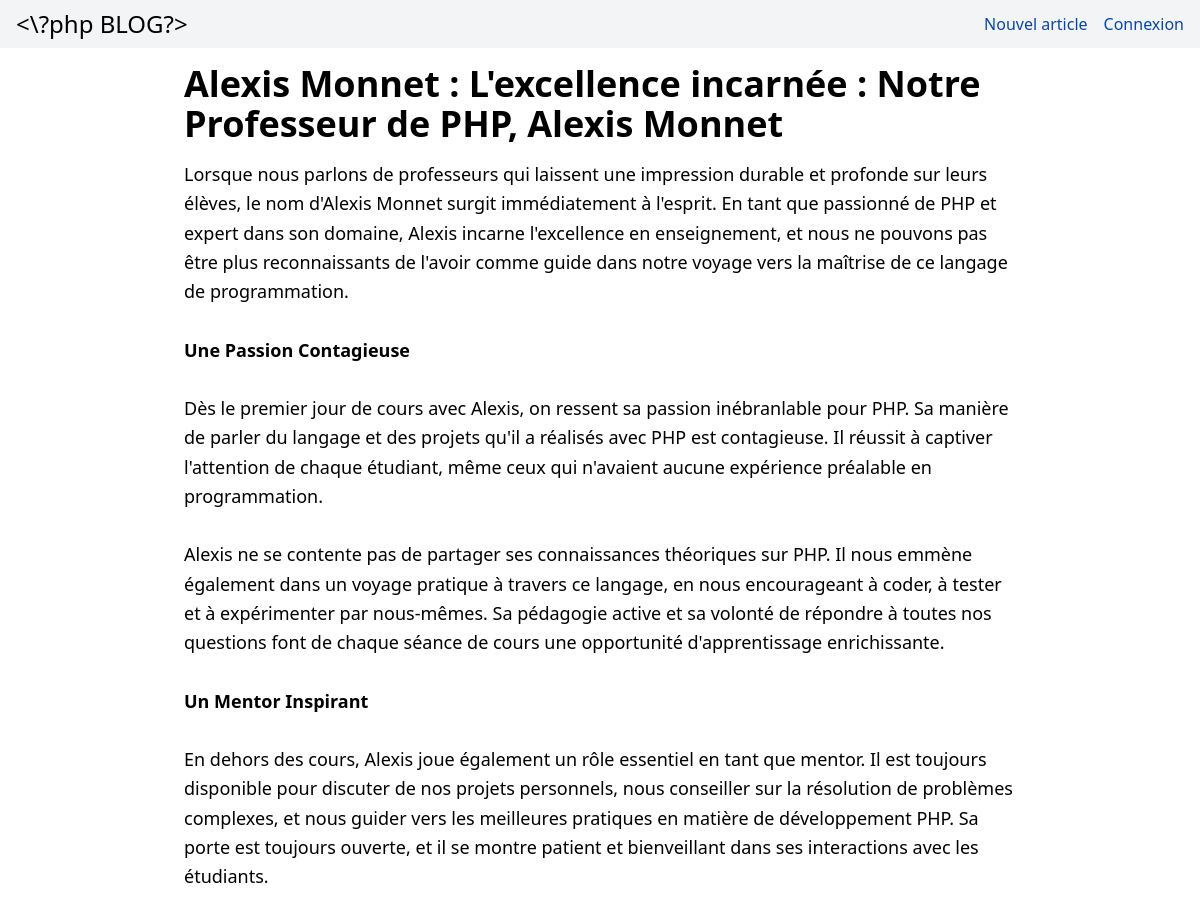
Page /pages/article.php?id=55 (upper part) on the earlier database version.
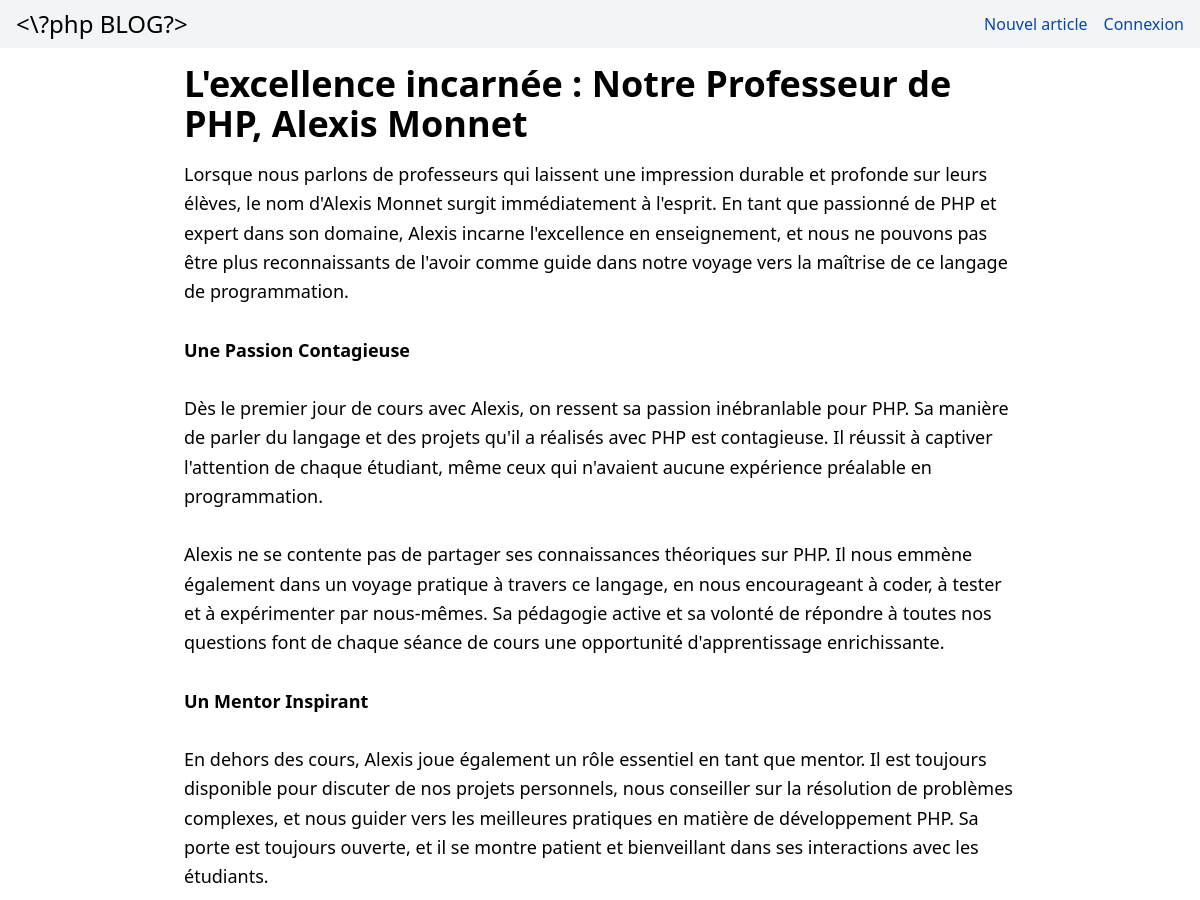
Same page on the later database version.
### tables this page shows
CREATE TABLE IF NOT EXISTS `article` (
  `id` int NOT NULL AUTO_INCREMENT,
  `titre` varchar(100) NOT NULL,
  `description` text NOT NULL,
  `id_user` int NOT NULL,
  PRIMARY KEY (`id`)
);

### traitement/sql.php (called while the page is built, shortened)
<?php
function get_article($id) {
    require "config.php";
    $sql = $connexion->prepare("SELECT * FROM article where id = ?");
    $sql->execute([$id]);
    $row = $sql->fetch(PDO::FETCH_ASSOC);
    if($row) {
        return $row;
    } else {
        return false;
    }
}
?>

### pages/article.php (the view, shortened to what this page needs)
<?php require("../structure/header.php"); require("../traitement/config.php"); require("../traitement/sql.php");
$articleId = intval(parse_url($_GET['id'], PHP_URL_PATH));
$article = get_article($articleId);
if($article === false) {
    header('Location: /pages/article_existe_pas.php');
} else {
    ?>
    <div class="container mx-auto px-24">
        <article title="<?php echo $article['titre'] ?>" class="prose prose-lg mx-auto">
            <h1 class="text-4xl font-semibold mb-4">
                <?php echo $article['titre'] ?>
            </h1>
            <div aria-label="contenu article" class="text-lg leading-relaxed break-words">
                <?php echo nl2br($article['description']) ?>
            </div>
        </article>
    </div>
    <?php
}?>
<?php require("../structure/footer.php"); ?>

Differences in the rows shown:
changed article: titre "Alexis Monnet : L'excellence incarnée : Notre Professeur de PHP, Alexis Monnet" → "L'excellence incarnée : Notre Professeur de PHP, Alexis Monnet"
